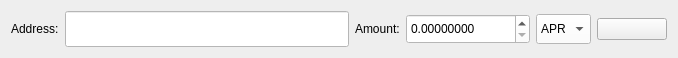
<?xml version="1.0" encoding="UTF-8"?>
<ui version="4.0">
 <class>DestinationItem</class>
 <widget class="QWidget" name="DestinationItem">
  <property name="geometry">
   <rect>
    <x>0</x>
    <y>0</y>
    <width>678</width>
    <height>54</height>
   </rect>
  </property>
  <property name="windowTitle">
   <string>AddressKeyItem</string>
  </property>
  <property name="styleSheet">
   <string notr="true">background-color: rgb(238, 238, 238);</string>
  </property>
  <layout class="QHBoxLayout" name="horizontalLayout">
   <item>
    <widget class="QLabel" name="m_lLabel">
     <property name="text">
      <string>Address:</string>
     </property>
    </widget>
   </item>
   <item>
    <widget class="QLineEdit" name="m_leLabel">
     <property name="minimumSize">
      <size>
       <width>0</width>
       <height>36</height>
      </size>
     </property>
     <property name="styleSheet">
      <string notr="true">background-color: rgb(255, 255, 255);</string>
     </property>
    </widget>
   </item>
   <item>
    <widget class="QLabel" name="m_lAmount">
     <property name="text">
      <string>Amount:</string>
     </property>
    </widget>
   </item>
   <item>
    <widget class="QDoubleSpinBox" name="m_sbAmount">
     <property name="minimumSize">
      <size>
       <width>0</width>
       <height>30</height>
      </size>
     </property>
     <property name="styleSheet">
      <string notr="true">background-color: rgb(255, 255, 255);</string>
     </property>
     <property name="decimals">
      <number>8</number>
     </property>
     <property name="maximum">
      <double>9999999.990000000223517</double>
     </property>
     <property name="singleStep">
      <double>0.000100000000000</double>
     </property>
    </widget>
   </item>
   <item>
    <widget class="QComboBox" name="m_cbCurrency">
     <property name="minimumSize">
      <size>
       <width>0</width>
       <height>30</height>
      </size>
     </property>
     <property name="styleSheet">
      <string notr="true">background-color: rgb(255, 255, 255);</string>
     </property>
     <item>
      <property name="text">
       <string>APR</string>
      </property>
     </item>
    </widget>
   </item>
   <item>
    <widget class="QPushButton" name="m_btnRemove">
     <property name="minimumSize">
      <size>
       <width>70</width>
       <height>0</height>
      </size>
     </property>
     <property name="text">
      <string/>
     </property>
     <property name="icon">
      <iconset resource="../resources/resource.qrc">
       <normaloff>:/png/remove.png</normaloff>:/png/remove.png</iconset>
     </property>
    </widget>
   </item>
  </layout>
 </widget>
 <layoutdefault spacing="6" margin="11"/>
 <resources>
  <include location="../resources/resource.qrc"/>
 </resources>
 <connections/>
</ui>
